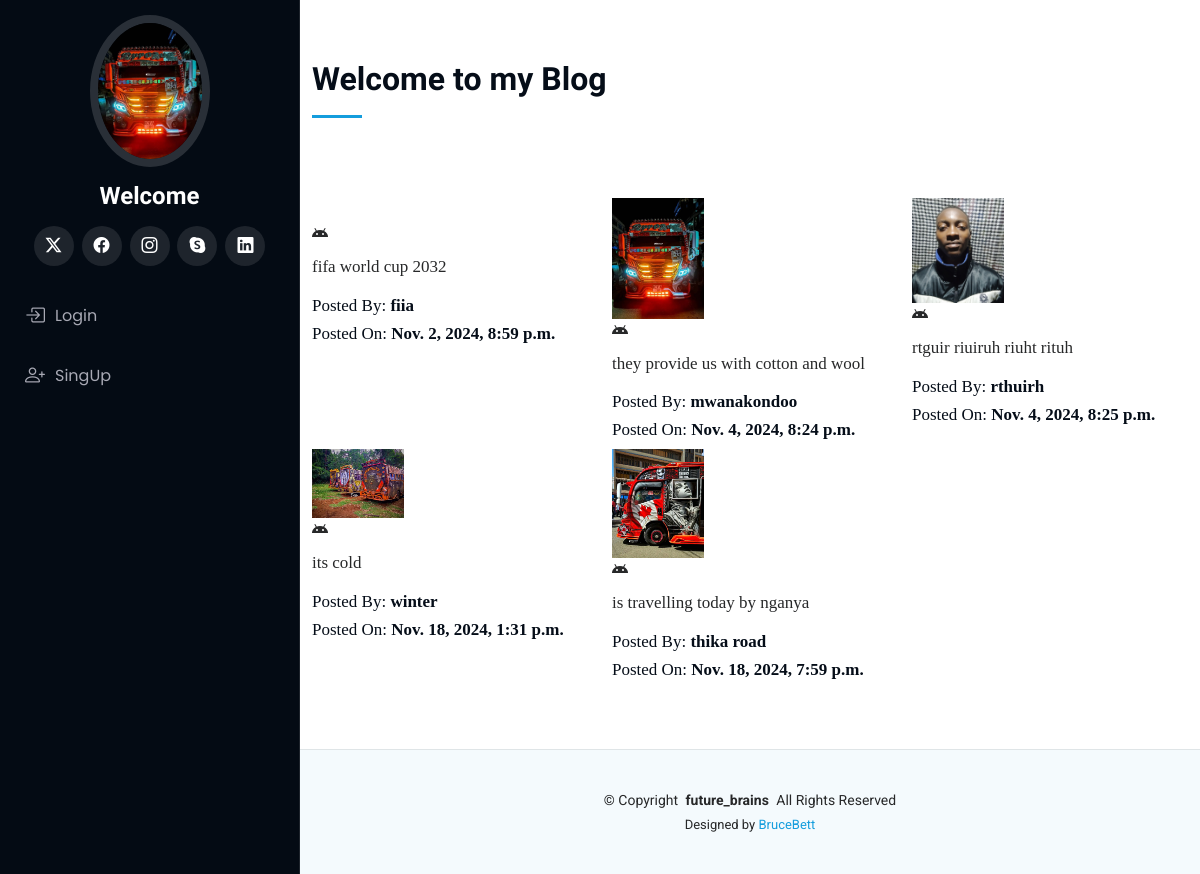
Screenshot of /blog/ with the database file from the repository.
### portfolio/models.py (models this page shows, shortened)
class Blogs(models.Model):
    tittle=models.CharField(max_length=60)
    description=models.TextField()
    authname=models.CharField(max_length=15)
    img=models.ImageField(upload_to='blog', blank=True,null=True)
    timeStamp=models.DateTimeField(auto_now_add=True, blank=True)

### portfolio/views.py (the view)
# urls.py: path('blog/', views.handleblog, name='blog'),
def handleblog(request):
    posts=Blogs.objects.all()
    context={"posts":posts}
    return render(request, 'blog.html',context)

### templates/blog.html (shortened to what this page needs)
{% extends "base.html" %}
{% block body %}
{% load static %}
<section id="services" class="services">
    <div class="container">
      <div class="section-title">
        <h2>Welcome to my Blog</h2>
      </div>
      <div class="row">
{% for post in posts %}
        <div class="col-lg-4 col-md-6 icon-box" data-aos="fade-up">
          <div class="col-lg-4" data-aos="fade-right">
            <img src="{{post.img.url}}" class="img-fluid" alt="">
          </div>
          <div class="icon"><i class="bi bi-android"></i></div>
          <p class="description" style="font-family: 'Liberation Serif';font-size: 17px">{{post.description}}</p>
          <h6 style="font-family: 'Liberation Serif';font-size: 17px"> Posted By: <b>{{post.authname}}</b></h6>
          <h6 style="font-family: 'Liberation Serif';font-size: 17px"> Posted On: <b>{{post.timeStamp}}</b></h6>
        </div>
{% endfor %}
      </div>
    </div>
  </section>
{% endblock body %}

### static/assets/css/main.css (style rules this page uses)
:root { --default-font: "Roboto", system-ui, -apple-system, "Segoe UI", Roboto, "Helvetica Neue", Arial, "Noto Sans", "Liberation Sans", sans-serif, "Apple Color Emoji", "Segoe UI Emoji", "Segoe UI Symbol", "Noto Color Emoji"; --heading-font: "Raleway", sans-serif; --nav-font: "Poppins", sans-serif; }
:root { --background-color: #ffffff; --default-color: #272829; --heading-color: #050d18; --accent-color: #149ddd; --surface-color: #ffffff; --contrast-color: #ffffff; }
:root { --nav-color: #a8a9b4; --nav-hover-color: #ffffff; --nav-mobile-background-color: #040b14; --nav-dropdown-background-color: #040b14; --nav-dropdown-color: #a8a9b4; --nav-dropdown-hover-color: #ffffff; }
:root { scroll-behavior: smooth; }
body { color: var(--default-color); background-color: var(--background-color); font-family: var(--default-font); }
h1, h2, h3, h4, h5, h6 { color: var(--heading-color); font-family: var(--heading-font); }
section, .section { color: var(--default-color); background-color: var(--background-color); padding: 60px 0; overflow: clip; }
.section-title { padding-bottom: 60px; position: relative; }
.section-title h2 { font-size: 32px; font-weight: 700; margin-bottom: 20px; padding-bottom: 20px; position: relative; }
.section-title h2:after { content: ""; position: absolute; display: block; width: 50px; height: 3px; background: var(--accent-color); left: 0; bottom: 0; }

### rows the page displays
Blogs: description "fifa world cup 2032", authname "fiia", timeStamp "Nov. 2, 2024, 8:59 p.m."
Blogs: img (picture), description "they provide us with cotton and wool", authname "mwanakondoo", timeStamp "Nov. 4, 2024, 8:24 p.m."
Blogs: img (picture), description "rtguir riuiruh riuht rituh", authname "rthuirh", timeStamp "Nov. 4, 2024, 8:25 p.m."
Blogs: img (picture), description "its cold", authname "winter", timeStamp "Nov. 18, 2024, 1:31 p.m."
Blogs: img (picture), description "is travelling today by nganya", authname "thika road", timeStamp "Nov. 18, 2024, 7:59 p.m."
